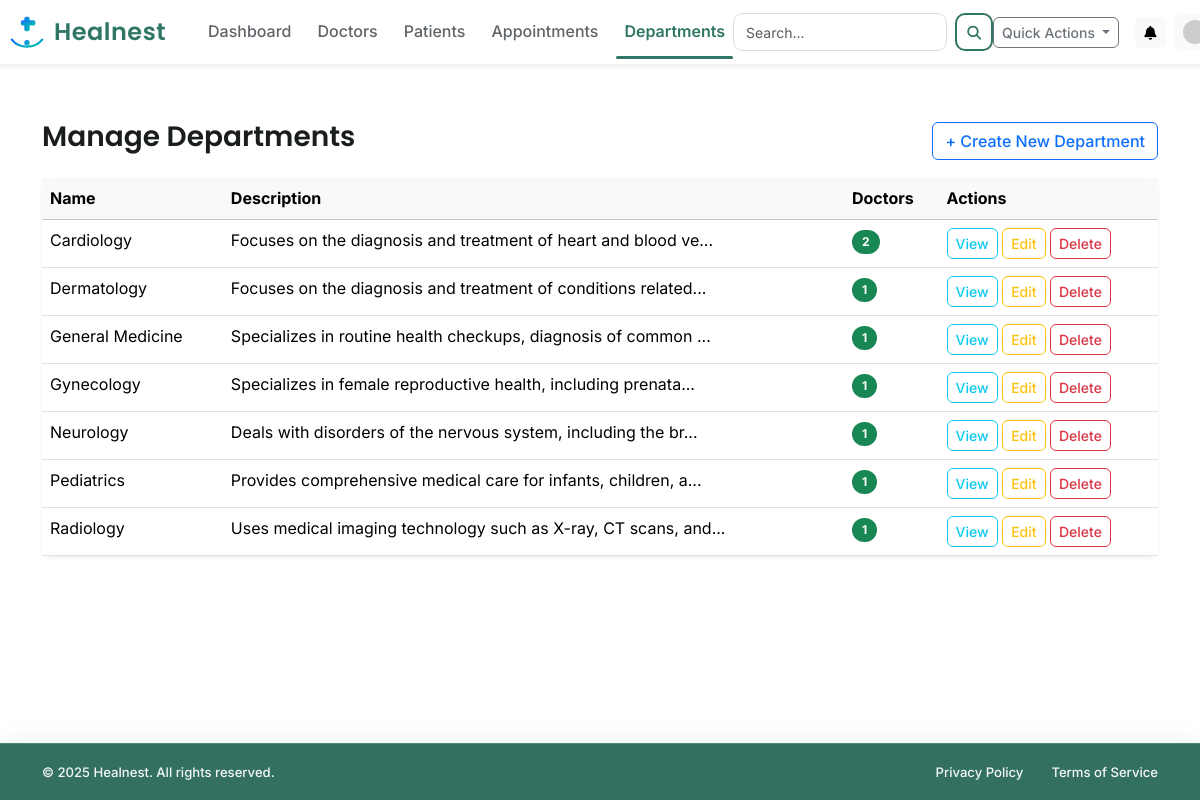
The page /admin/departments (signed in) on the database its author committed.
### app/models.py (models this page shows, shortened)
class Department(db.Model):
    __tablename__ = 'department'
    id = db.Column(db.Integer, primary_key=True)
    name = db.Column(db.String(100), unique=True, nullable=False)
    description = db.Column(db.Text)
    doctors = db.relationship('DoctorProfile', backref='department', lazy=True)

### app/routes/admin_routes.py (the view)
@admin_bp.route('/departments', methods=['GET', 'POST'])
@login_required
def manage_departments():
    if current_user.role != 'admin':
        flash('You are not authorized to access this page.', 'danger')
        return redirect(url_for('main.home'))
    form = DepartmentForm()
    if form.validate_on_submit():
        new_dept = Department(name=form.name.data, description=form.description.data)
        db.session.add(new_dept)
        db.session.commit()
        flash(f"Department '{form.name.data}' has been created successfully.", 'success')
        return redirect(url_for('admin.manage_departments'))
    all_departments = Department.query.order_by('name').all()
    return render_template('admin/manage_departments.html', title='Manage Departments', form=form, departments=all_departments)

### app/forms.py (shortened to what this page needs)
class DepartmentForm(FlaskForm):
    name = StringField('Department Name', validators=[DataRequired()])
    description = TextAreaField('Description', render_kw={"rows": 3})
    submit = SubmitField('Add Department')

### app/__init__.py (called while the page is built)
@app.context_processor
def inject_notifications():
    if current_user.is_authenticated:
        unread_notifications = Notification.query.filter_by(user_id=current_user.id, is_read=False).order_by(Notification.created_at.desc()).limit(5).all()
        notification_count = Notification.query.filter_by(user_id=current_user.id, is_read=False).count()
        return dict(unread_notifications=unread_notifications, notification_count=notification_count)
    return dict(unread_notifications=[], notification_count=0)

@app.context_processor
def inject_notifications():
    if current_user.is_authenticated:
        unread_notifications = Notification.query.filter_by(user_id=current_user.id, is_read=False).order_by(Notification.created_at.desc()).limit(5).all()
        notification_count = Notification.query.filter_by(user_id=current_user.id, is_read=False).count()
        return dict(unread_notifications=unread_notifications, notification_count=notification_count)
    return dict(unread_notifications=[], notification_count=0)

### app/models.py (called while the page is built)
@login_manager.user_loader
def load_user(user_id):
    return User.query.get(int(user_id))

### app/templates/admin/manage_departments.html (shortened to what this page needs)
{% extends "layout.html" %}
{% block content %}
<div class="container mt-4">
    <div class="d-flex justify-content-between align-items-center mb-3">
        <h3>Manage Departments</h3>
        <button class="btn btn-outline-primary" data-bs-toggle="modal" data-bs-target="#addDeptModal">
            + Create New Department
        </button>
    </div>
    <div class="card shadow-sm">
        <table class="table table-hover mb-0">
            <thead class="table-light">
                <tr>
                    <th>Name</th>
                    <th>Description</th>
                    <th>Doctors</th>
                    <th>Actions</th>
                </tr>
            </thead>
            <tbody>
                {% for department in departments %}
                <tr>
                    <td>{{ department.name }}</td>
                    <td>{{ department.description[:60] }}...</td>
                    <td>
                        <span class="badge bg-success">{{ department.doctors|length }}</span>
                    </td>
                    <td>
                        <a href="{{ url_for('admin.department_details', dept_id=department.id) }}"
                            class="btn btn-outline-info btn-sm">View</a>
                        <button class="btn btn-outline-warning btn-sm" data-bs-toggle="modal"
                            data-bs-target="#editDeptModal" data-id="{{ department.id }}"
                            data-name="{{ department.name }}" data-description="{{ department.description }}">
                            Edit
                        </button>
                        <a href="{{ url_for('admin.delete_department', dept_id=department.id) }}"
                            class="btn btn-outline-danger btn-sm"
                            onclick="return confirm('Are you sure? This cannot be undone.')">
                            Delete
                        </a>
                    </td>
                </tr>
                {% endfor %}
            </tbody>
        </table>
    </div>
</div>
{% endblock %}

### app/static/css/style.css (style rules this page uses)
:root { --brand-primary: #00796B; --brand-primary-dark: #004D40; --brand-accent: #1BAFA0; --brand-danger: #D9534F; --brand-warning: #F4B400; --brand-success: #28A745; --brand-info: #0091EA; --radius-sm: 6px; --radius-md: 10px; --radius-lg: 18px; --shadow-soft: 0 4px 12px rgba(0, 0, 0, 0.05); --shadow-hover: 0 6px 18px rgba(0, 0, 0, 0.10); }
:root { --brand-primary: #00897B; --brand-primary-dark: #00695C; --brand-primary-light: #E0F2F1; --success: #2E7D32; --warning: #ED6C02; --danger: #C62828; --info: #0288D1; --text-dark: #1A1D1E; --text-medium: #5F6469; --text-light: #AEB4BA; --bg-light: #F9FAFB; --bg-white: #FFFFFF; --bg-glass: rgba(255, 255, 255, 0.65); --shadow-soft: 0 4px 12px rgba(0, 0, 0, 0.06); --shadow-medium: 0 6px 20px rgba(0, 0, 0, 0.08); --shadow-hover: 0 8px 30px rgba(0, 0, 0, 0.12); --radius-sm: 6px; --radius-md: 12px; --radius-lg: 22px; --radius-full: 50px; --transition-fast: .15s ease-in-out; --transition-medium: .25s ease; }
body { font-family: "Inter", system-ui, sans-serif; background-color: var(--bg-light); color: var(--text-dark); line-height: 1.6; -webkit-font-smoothing: antialiased; }
h1, h2, h3, h4, h5 { font-family: "Poppins", sans-serif; font-weight: 600; color: var(--text-dark); }
a { text-decoration: none; transition: var(--transition-fast); }
.btn { border-radius: var(--radius-sm); font-weight: 500; transition: var(--transition-medium); }
.card { border: none; border-radius: var(--radius-md); background: var(--bg-white); box-shadow: var(--shadow-soft); transition: var(--transition-medium); }
.badge { padding: 6px 10px; border-radius: var(--radius-full); font-size: 0.75rem; }
:root { --brand-primary: #2F7665; }
:root { --brand-primary: #2F7665; --brand-primary-hover: #276255; --brand-primary-light: #E7F3F1; --brand-text-light: #ffffff; --brand-shadow: rgba(47, 118, 101, 0.28); }
button, .btn { transition: transform .2s ease, opacity .25s ease, box-shadow .25s ease; }

### app/static/css/layout.css (style rules this page uses)
html { scroll-behavior: smooth; }
body { display: flex; flex-direction: column; min-height: 100vh; padding-top: var(--navbar-height, 72px); }
.bg-dashboard { background-color: var(--brand-bg-soft); }

### rows shown on the page
Department: name "Cardiology", description "Focuses on the diagnosis and treatment of heart and blood ve", doctors|length "2"
Department: name "Dermatology", description "Focuses on the diagnosis and treatment of conditions related", doctors|length "1"
Department: name "General Medicine", description "Specializes in routine health checkups, diagnosis of common", doctors|length "1"
Department: name "Gynecology", description "Specializes in female reproductive health, including prenata", doctors|length "1"
Department: name "Neurology", description "Deals with disorders of the nervous system, including the br", doctors|length "1"
Department: name "Pediatrics", description "Provides comprehensive medical care for infants, children, a", doctors|length "1"
Department: name "Radiology", description "Uses medical imaging technology such as X-ray, CT scans, and", doctors|length "1"
